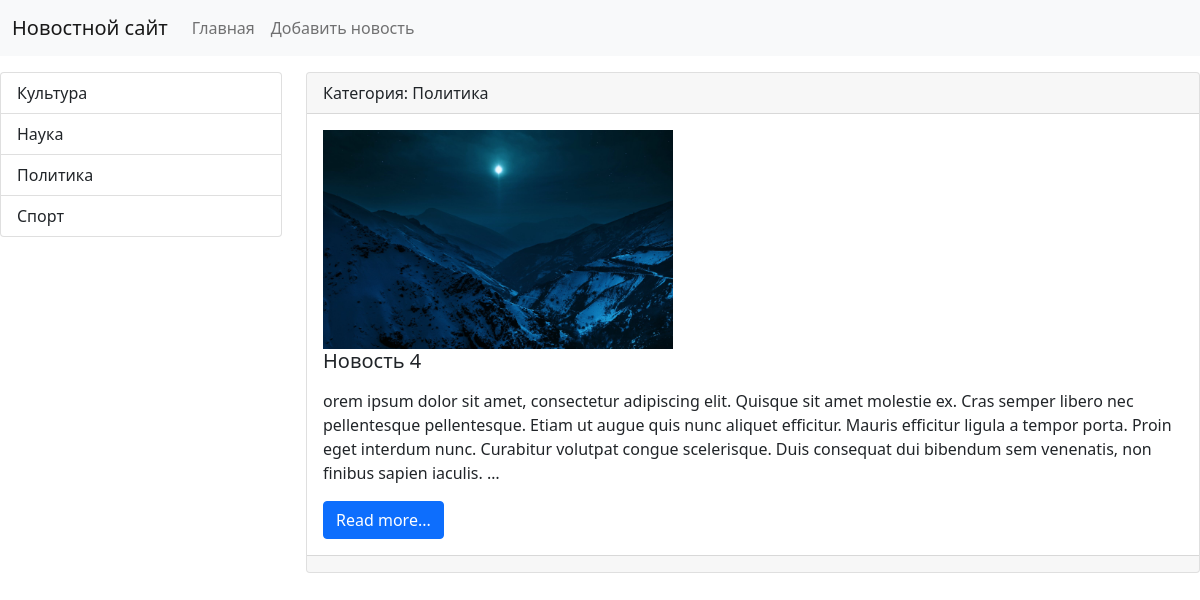
Screenshot of /category/3/ with the database file from the repository.
### news/models.py (models this page shows, shortened)
class Category(models.Model):
    title = models.CharField(max_length=150, db_index=True, verbose_name='Наименование категории')
    def get_absolute_url(self):
        return reverse('category', kwargs={"category_id": self.pk})
    def __str__(self):
        return self.title
    class Meta:
        verbose_name = 'Категория'
        verbose_name_plural = 'Категории'
        ordering = ['title']

class News(models.Model):
    title = models.CharField(max_length=150, verbose_name='Наименование')
    content = models.TextField(blank=True, verbose_name='Контент')
    created_at = models.DateTimeField(auto_now_add=True, verbose_name='Дата публикации')
    updated_at = models.DateTimeField(auto_now=True, verbose_name='Обновлено')
    photo = models.ImageField(upload_to='photos/%Y/%m/$d/', verbose_name='Фото', blank=True)
    is_published = models.BooleanField(default=True, verbose_name='Опубликовано')
    category = models.ForeignKey('Category', on_delete=models.PROTECT, null=True, verbose_name='Категория')
    def get_absolute_url(self):
        return reverse('view_news', kwargs={"news_id": self.pk})
    class Meta:
        verbose_name = 'Новость'
        verbose_name_plural = 'Новости'
        ordering = ['-created_at']

### news/views.py (the view)
# urls.py: path('category/<int:category_id>/', get_category, name='category'),
def get_category(request, category_id):
    news = News.objects.filter(category_id=category_id)
    category = Category.objects.get(pk=category_id)
    return render(request, 'news/category.html', {'news': news, 'category': category})

### news/templatetags/news_tags.py (called while the page is built)
@register.inclusion_tag('news/list_categories.html')
def show_categories(arg1='Hello', arg2='world'):
    categories = Category.objects. all()
    return {"categories": categories, "arg1": arg1, "arg2": arg2}

### news/templates/news/category.html (shortened to what this page needs)
{% extends 'base.html' %}
{% block sidebar %}
{% include 'include/_sidebar.html' %}
{% endblock %}
{% block content %}
{% for item in news %}
<div class="card mb-3">
    <div class="card-header">
        Категория: {{ item.category }}
    </div>
    <div class="card-body">
        <div class="media">
            {% if item.photo %}
            <img src="{{ item.photo.url }}" alt="" width="350" class="mr-3">
            {% else %}
            <img src="https://picsum.photos/id/1060/350/235/?blur=2" alt="" class="mr-3">
            {% endif %}
            <div class="media-body">
                <h5 class="card-title">{{ item.title }}</h5>
                <p class="card-text">{{ item.content|safe|linebreaks|truncatewords:50 }}</p>
                <a href="{{ item.get_absolute_url }}" class="btn btn-primary">Read more...</a>
            </div>
        </div>
    </div>
    <div class="card-footer text-muted">
    </div>
</div>
{% endfor %}
{% endblock %}

### news/templates/news/list_categories.html
<div class="list-group">
    {% for item in categories %}
    <a href="{{ item.get_absolute_url }}" class="list-group-item list-group-item-action">{{ item.title }}</a>
    {% endfor %}
</div>

### rows the page displays
Category: title "Культура"
Category: title "Наука"
Category: title "Политика"
Category: title "Спорт"
News: category "Политика", photo (picture), title "Новость 4", content "orem ipsum dolor sit amet, consectetur adipiscing elit. Quisque sit amet molestie ex. Cras semper libero nec pellentesque pellentesque. Etiam ut augue quis nunc aliquet efficitur. Mauris efficitur ligula a tempor porta. Proin eget interdum nunc. Curabitur volutpat congue scelerisque. Duis consequat dui bibendum sem venenatis, non finibus sapien iaculis. …"
